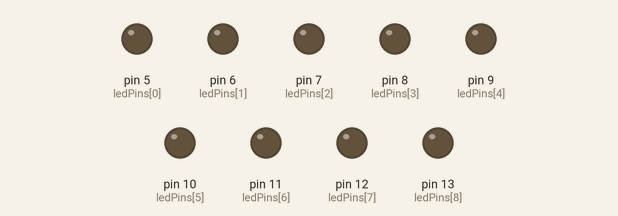
Bench run of a sketch on a simulated Arduino Uno, built with avr-gcc and run on an emulated ATmega328P. Parts: output pins drawn as LEDs (lit = HIGH). At 30.6 s the program stops and its outputs stay as they are.

Above: at 0.1 s.
At 30.6 s:
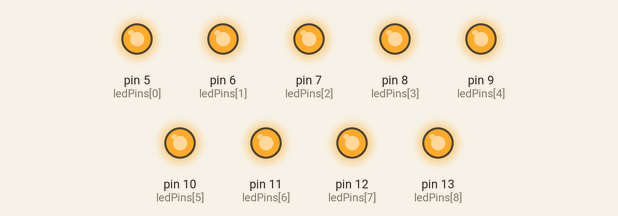
Timing chart, 0 to 32.1 s (numbered marks = the images above):
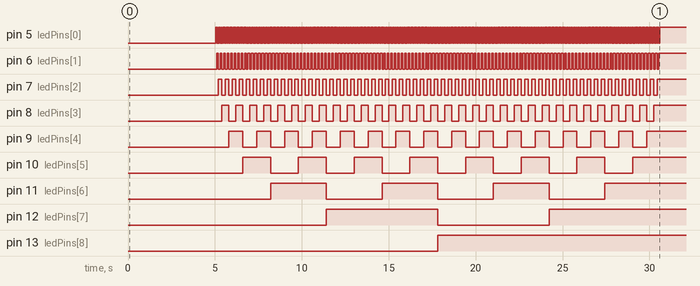

The sketch:

BinaryCounterLeftToRight.ino
```cpp
// Define the digital pins connected to the LEDs
// Pins 5 to 13 are used (9 LEDs in total)
const int ledPins[] = {5, 6, 7, 8, 9, 10, 11, 12, 13};

// Calculate how many LEDs are used based on the array size
const int numLeds = sizeof(ledPins) / sizeof(ledPins[0]);

void setup() {
  // Set each LED pin as an OUTPUT
  for (int i = 0; i < numLeds; i++) {
    pinMode(ledPins[i], OUTPUT);
  }
  delay(5000);           // Wait for 50 milliseconds
}

void loop() {
  // Count from 0 to 511 (binary 000000000 to 111111111)
  for (int count = 0; count <= 511; count++) {
    displayBinary(count); // Update LEDs with binary value
    delay(50);           // Wait for 50 milliseconds
  }

  // After reaching 511, halt the program
  // This keeps all LEDs ON (binary 111111111)
  while (true); // Infinite loop to stop execution
}

// Function to light up the LEDs according to the binary value
void displayBinary(int value) {
  for (int i = 0; i < numLeds; i++) {
    // Extract the i-th bit of the value
    int bit = (value >> i) & 1;

    // Set the corresponding LED ON (1) or OFF (0)
    digitalWrite(ledPins[i], bit);
  }
}
```

Measured:
- by itself, pin 5 (ledPins[0]): alternates HIGH for 0.05 s and LOW for 0.05 s, 511 changes in all, then stays HIGH
- by itself, pin 6 (ledPins[1]): alternates HIGH for 0.10 s and LOW for 0.10 s, 255 changes in all, then stays HIGH
- by itself, pin 7 (ledPins[2]): alternates HIGH for 0.20 s and LOW for 0.20 s, 127 changes in all, then stays HIGH
- by itself, pin 8 (ledPins[3]): alternates HIGH for 0.40 s and LOW for 0.40 s, 63 changes in all, then stays HIGH
- by itself, pin 9 (ledPins[4]): alternates HIGH for 0.80 s and LOW for 0.80 s, 31 changes in all, then stays HIGH
- by itself, pin 10 (ledPins[5]): alternates HIGH for 1.6 s and LOW for 1.6 s, 15 changes in all, then stays HIGH
- by itself, pin 11 (ledPins[6]): alternates HIGH for 3.2 s and LOW for 3.2 s
- by itself, pin 12 (ledPins[7]): LOW → HIGH at 11.4 s, → LOW 6.4 s later, → HIGH 6.4 s later
